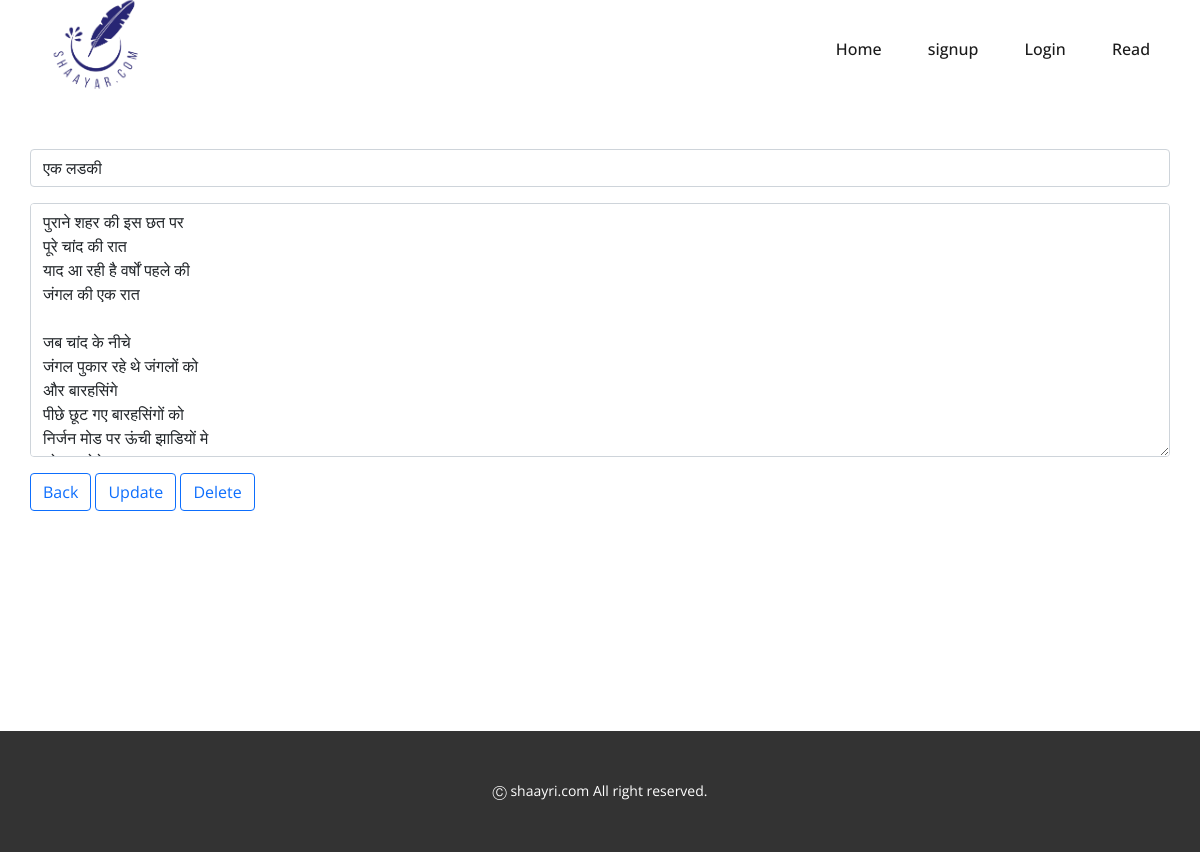
The page /dashboard/edit/1 on the database as committed earlier.
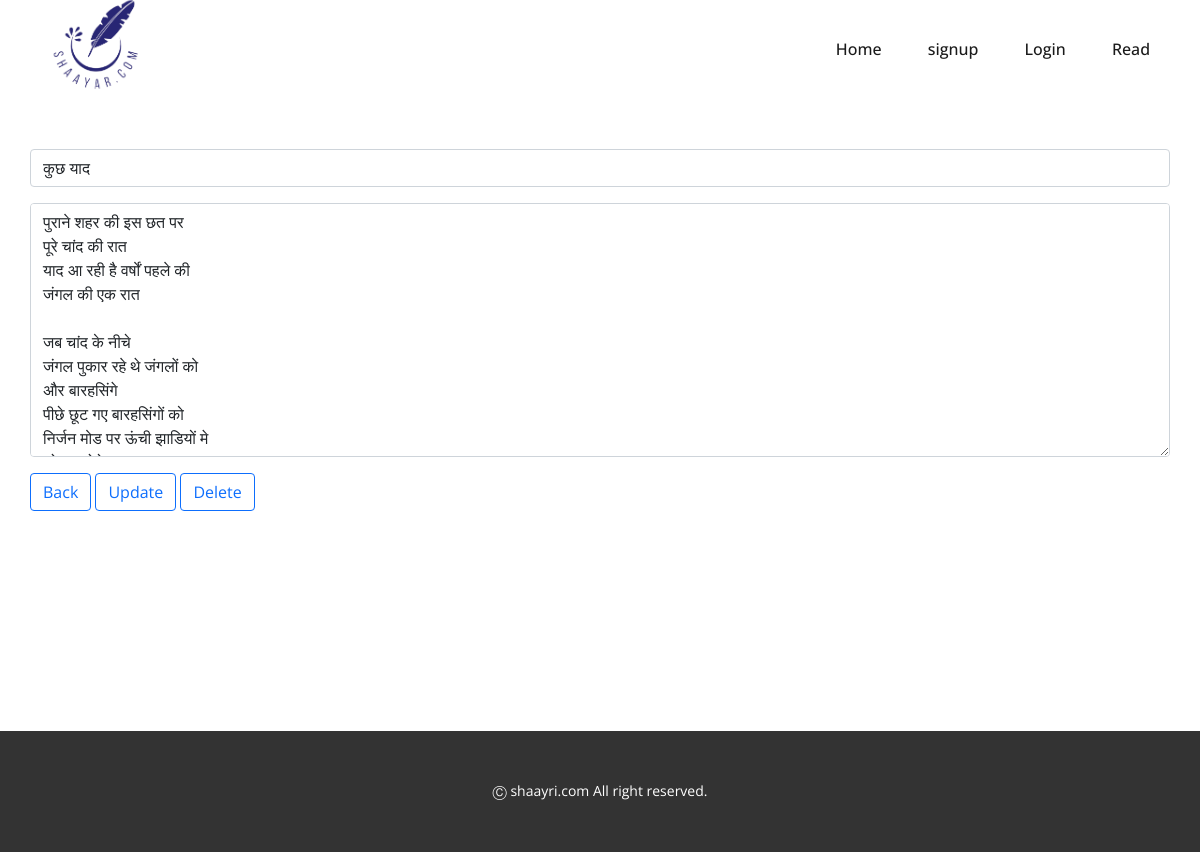
The same page on the database as committed later.
### poetrydb/models.py (models this page shows)
class Poem(models.Model):
    poemID = models.AutoField(primary_key=True)
    lang = models.CharField(max_length=15)
    publish_date = models.DateField(auto_now_add=True)
    author = models.CharField(max_length=100, default="")
    title = models.CharField(max_length=50)
    content = models.CharField(max_length=1000)

### shaayri/views.py (the view, shortened to what this page needs)
# urls.py: path('dashboard/edit/<poem_id>', views.edit),
def edit(request, poem_id):
    poem = Poem.objects.get(poemID=poem_id)
    return render(request, 'edit.html', {'poem': poem})

### templates/edit.html (shortened to what this page needs)
{% load static %}
<!DOCTYPE html>
<html lang="en">
<head>
    <link rel="stylesheet" href="{% static 'CSS/nicepage.css' %}" media="screen">
    <link rel="stylesheet" href="{% static 'CSS/Read.css' %}" media="screen">
    <link href="https://cdn.jsdelivr.net/npm/bootstrap@5.1.3/dist/css/bootstrap.min.css" rel="stylesheet">
    <link href="https://cdn.jsdelivr.net/npm/bootstrap@5.1.3/dist/css/bootstrap.min.css" rel="stylesheet">
</head>
<body>
    <body class="u-body"><header class="u-clearfix u-header u-header" id="sec-6ed0"><div class="u-clearfix u-sheet u-sheet-1">
        <a class="u-image u-logo u-image-1" data-image-width="558" data-image-height="447">
          <img src="{% static 'images/shayar-logo-trans.png' %}" class="u-logo-image u-logo-image-1">
        </a>
        <nav class="u-menu u-menu-dropdown u-offcanvas u-menu-1">
          <div class="u-custom-menu u-nav-container">
            <ul class="u-nav u-spacing-2 u-unstyled u-nav-1"><li class="u-nav-item"><a class="u-active-grey-5 u-button-style u-hover-grey-10 u-nav-link u-text-active-grey-90 u-text-grey-90 u-text-hover-grey-90" href="/" style="padding: 10px 20px;">Home</a></li>
{% if not user.is_authenticated %}
  <li class="u-nav-item"><a class="u-active-grey-5 u-button-style u-hover-grey-10 u-nav-link u-text-active-grey-90 u-text-grey-90 u-text-hover-grey-90" href="/signup" style="padding: 10px 20px;">signup</a></li>
  <li class="u-nav-item"><a class="u-active-grey-5 u-button-style u-hover-grey-10 u-nav-link u-text-active-grey-90 u-text-grey-90 u-text-hover-grey-90" href="/#sec-d6ff" data-page-id="1652114295" style="padding: 10px 20px;">Login</a></li>
{% endif %}
<li class="u-nav-item"><a class="u-active-grey-5 u-button-style u-hover-grey-10 u-nav-link u-text-active-grey-90 u-text-grey-90 u-text-hover-grey-90" href="/read" style="padding: 10px 20px;">Read</a>
</li>
          </div>
        </nav>
      </div></header>
    <section class="u-clearfix u-section-1" id="sec-bcb9">
        <div class="u-clearfix u-sheet u-sheet-1">
            <br><br>
            <form action="#" method="post">
                <div class="mb-3">
                    <input name="poem_title" type="text" class="form-control" id="formGroupExampleInput" value="{{poem.title}}">
                </div>
                <div class="mb-3">
                    <textarea name="poem_content" type="text" class="form-control" rows="10" id="formGroupExampleInput2">{{poem.content}}</textarea>
                </div>
                <a href="/dashboard"><button type="button" class="btn btn-outline-primary">Back</button></a>
                <button type="submit" class="btn btn-outline-primary">Update</button>
                <a href="/dashboard/edit/delete/{{poem.poemID}}"><button type="button" class="btn btn-outline-primary" onclick="confirm('Are you sure you want to delete?')">Delete</button></a>
            </form>
            </div>
    </section>
    <br><br>
    <footer class="u-align-center u-clearfix u-footer u-grey-80 u-footer" id="sec-436c"><div class="u-clearfix u-sheet u-sheet-1">
        <p class="u-small-text u-text u-text-variant u-text-1">Ⓒ shaayri.com All right reserved.</p>
      </div>
    </footer>
</body>
</html>

Rows that differ between the two databases and show on the page:
changed Poem: poem_title "एक लडकी" → "कुछ याद"
